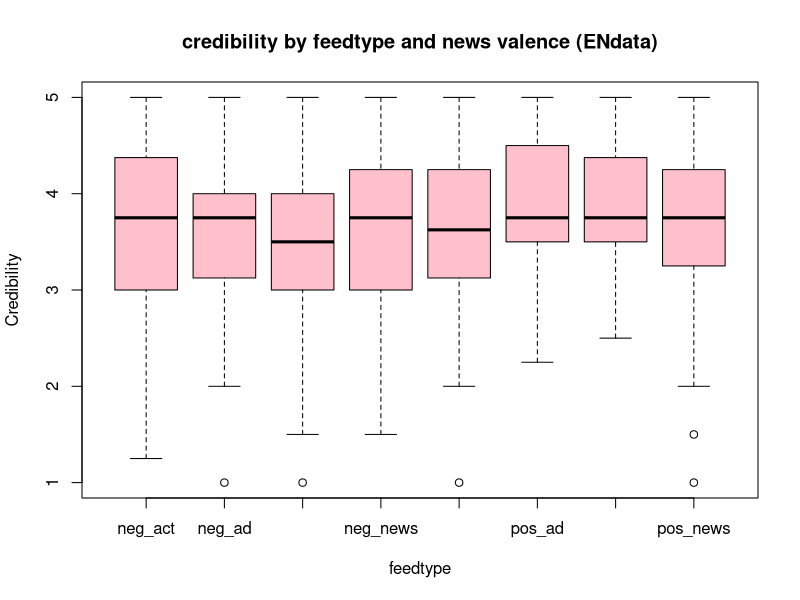
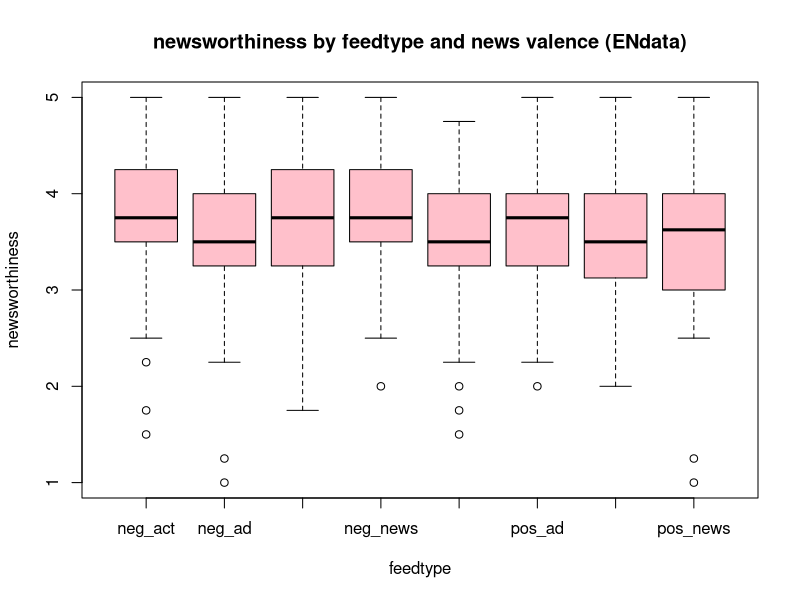
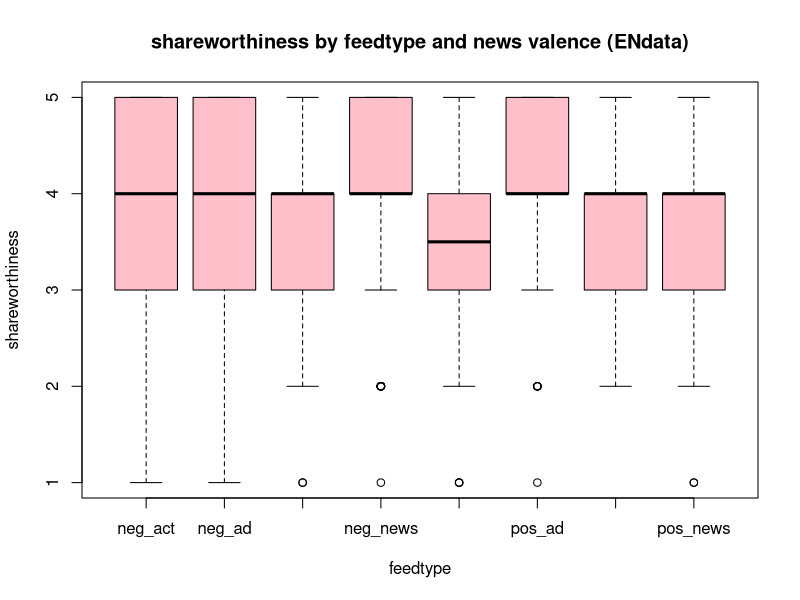

The R source for these figures, in order:
## ---- chunk 1
knitr::opts_chunk$set(echo = TRUE)
library(tidyverse)
## ---- chunk 2
chinese_data_filtered <- read.csv("CNdata_filtered_120123.csv")
View(chinese_data_filtered)
## ---- chunk 3
unique(chinese_data_filtered$valence)
unique(chinese_data_filtered$feed_type)
## ---- chunk 4
glimpse(chinese_data_filtered)
## ---- chunk 5
chinese_data_filtered$feed_type <- factor(chinese_data_filtered$feed_type)

chinese_data_filtered$Credibility_Total <- chinese_data_filtered$Credibility_1+chinese_data_filtered$Credibility_2+chinese_data_filtered$Credibility_3+chinese_data_filtered$Credibility_4

chinese_data_filtered$newsworth_all <- chinese_data_filtered$NW_1+chinese_data_filtered$NW_2+chinese_data_filtered$NW_3+chinese_data_filtered$NW_4

  

## ---- chunk 6
chinese_data_filtered$feed_type <- ifelse(chinese_data_filtered$valence == 2,
                                          paste0("neg_", chinese_data_filtered$feed_type),
                                          paste0("pos_", chinese_data_filtered$feed_type))

chinese_data_filtered$feed_type <- factor(chinese_data_filtered$feed_type)

unique(chinese_data_filtered$feed_type)
## ---- chunk 7
colnames(chinese_data_filtered)
## ---- chunk 8
boxplot(credavg_all ~ feed_type,
data = chinese_data_filtered,
main = "credibility by feedtype and news valence (ENdata)",
xlab = "feedtype",ylab = "Credibility",
col = "pink",border = "black")


boxplot(nwavg_all ~ feed_type,
data = chinese_data_filtered,
main = "newsworthiness by feedtype and news valence (ENdata)",
xlab = "feedtype",ylab = "newsworthiness",
col = "pink",border = "black")


boxplot(share_all ~ feed_type,
data = chinese_data_filtered,
main = "shareworthiness by feedtype and news valence (ENdata)",
xlab = "feedtype",ylab = "shareworthiness",
col = "pink",border = "black")

## ---- chunk 9
model1 <- aov(NewsSharing_SM ~ feed_type, data = chinese_data_filtered)
summary(model1)
## ---- chunk 10
model2 <- aov(NewsCred_SM ~ feed_type, data = chinese_data_filtered)
summary(model2)
## ---- chunk 11
library(car)
leveneTest(credavg_all ~ feed_type, data = chinese_data_filtered)
## ---- chunk 12
library(car)
leveneTest(nwavg_all ~ feed_type, data = chinese_data_filtered)

## ---- chunk 13
library(car)
leveneTest(share_all ~ feed_type, data = chinese_data_filtered)
## ---- chunk 14
library(car)
ancova_model_credibility <- aov(credavg_all ~ feed_type + NewsSharing_SM + NewsCred_SM, data = chinese_data_filtered)
Anova(ancova_model_credibility, type="III")
## ---- chunk 15
library(car)
ancova_model_newsworthiness <- aov(nwavg_all ~ feed_type + NewsSharing_SM + NewsCred_SM, data = chinese_data_filtered)
Anova(ancova_model_newsworthiness, type="III")
## ---- chunk 16
library(car)
ancova_model_shareworthiness <- aov(share_all ~ feed_type + NewsSharing_SM + NewsCred_SM, data = chinese_data_filtered)
Anova(ancova_model_shareworthiness, type="III")
## ---- chunk 17
# install.packages("multcomp")
library(multcomp)
postHocs <- glht(ancova_model_credibility, linfct = mcp(feed_type = "Tukey"))
summary(postHocs)
## ---- chunk 18
library(multcomp)
postHocs <- glht(ancova_model_newsworthiness, linfct = mcp(feed_type = "Tukey"))
summary(postHocs)
## ---- chunk 19
library(multcomp)
postHocs <- glht(ancova_model_shareworthiness, linfct = mcp(feed_type = "Tukey"))
summary(postHocs)
